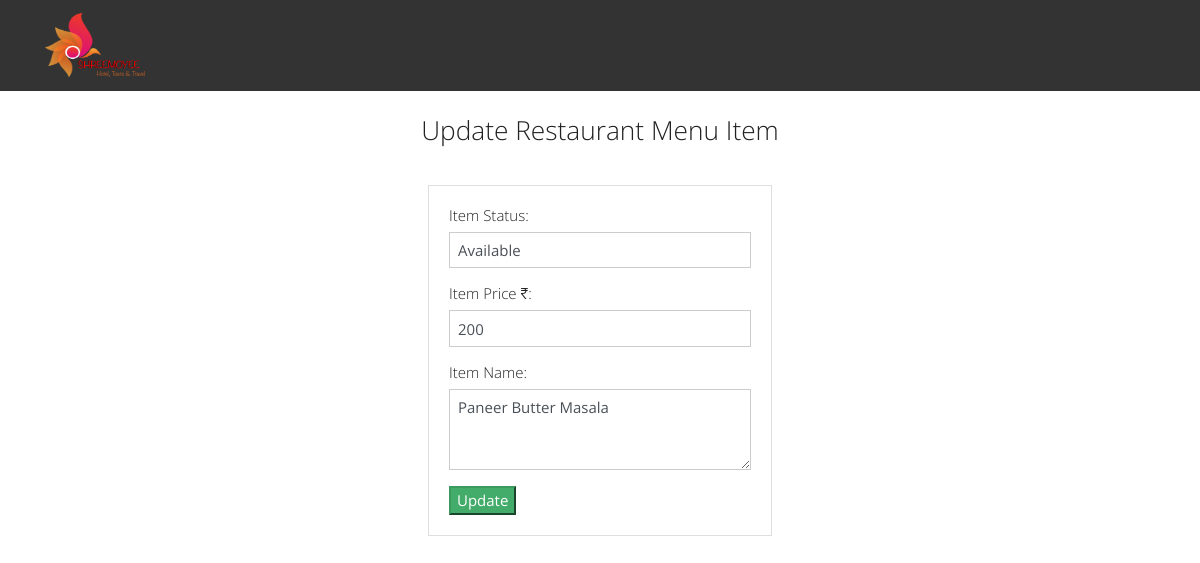
/edit.php?id=5, run on the app's committed database.
### tables this page shows
CREATE TABLE `task` (
  `id` int(11) NOT NULL,
  `title` varchar(255) NOT NULL,
  `description` text,
  `created_at` timestamp NOT NULL DEFAULT CURRENT_TIMESTAMP,
  `status` varchar(11) NOT NULL
);

### edit.php (the view, shortened to what this page needs)
<?php
include("db.php");
$title = '';
$description= '';
if  (isset($_GET['id'])) {
  $id = $_GET['id'];
  $query = "SELECT * FROM task WHERE id=$id";
  $result = mysqli_query($conn, $query);
  if (mysqli_num_rows($result) == 1) {
    $row = mysqli_fetch_array($result);
    $title = $row['title'];
    $description = $row['description'];
    $status = $row['status'];
  }
}
?>
<?php include('includes/header.php'); ?>
<div class="container p-4">
  <h3 style="text-align: center; padding-bottom: 30px;">Update Restaurant Menu Item</h3>
  <div class="row">
    <div class="col-md-4 mx-auto">
      <div class="card card-body">
      <form action="edit.php?id=<?php echo $_GET['id']; ?>" method="POST">
        <div><h1 style="font-size:100%;">Item Status:</h1></div>
        <div class="form-group">
          <input name="status" type="text" class="form-control" value="<?php echo $status; ?>" placeholder="Update Status">
        </div>
        <div><h1 style="font-size:100%;">Item Price ₹:</h1></div>
        <div class="form-group">
          <input name="title" type="text" class="form-control" value="<?php echo $title; ?>" placeholder="Update Price">
        </div>
        <div><h1 style="font-size:100%;">Item Name:</h1></div>
        <div class="form-group">
        <textarea name="description" class="form-control" cols="30" rows="3" placeholder="Food Items Description e.g Masala Dosa"><?php echo $description;?></textarea>
        </div>
        <button class="btn-success" name="update">Update</button>
      </form>
      </div>
    </div>
  </div>
</div>
<?php include('includes/footer.php'); ?>

### data on the page
task: status "Available", title "200", description "Paneer Butter Masala"
